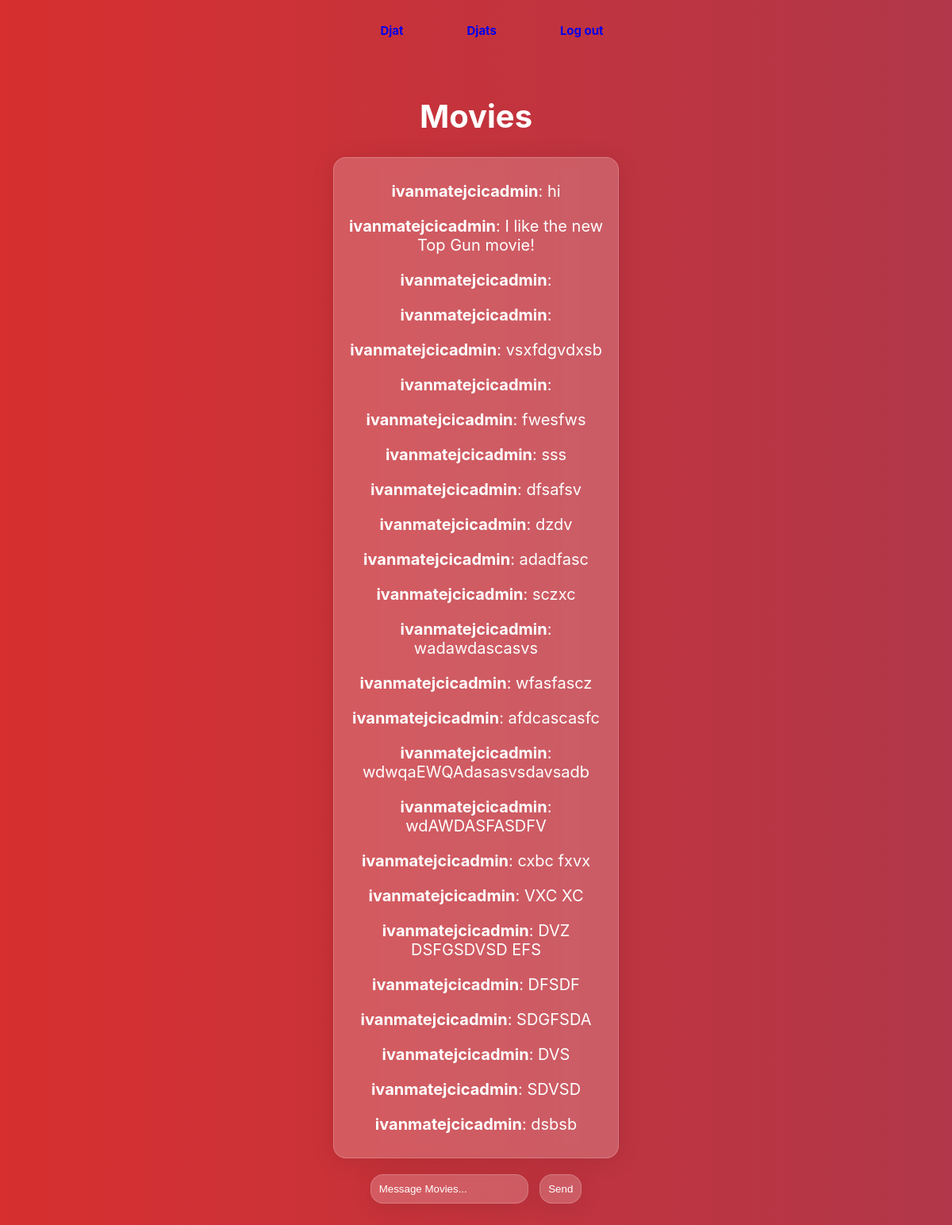
The page /rooms/movies/ (signed in) on the database its author committed.
### room/models.py (models this page shows)
class Room(models.Model):
    name = models.CharField(max_length=255)
    slug = models.SlugField(unique=True)

class Message(models.Model):
    room = models.ForeignKey(Room, related_name='messages', on_delete=models.CASCADE)
    user = models.ForeignKey(User, related_name='messages', on_delete=models.CASCADE)
    content = models.TextField()
    date_added = models.DateTimeField(auto_now_add=True)
    class Meta:
        ordering = ('date_added',)

### room/views.py (the view)
# urls.py: path('rooms/', include('room.urls')),
@login_required
def room(request, slug):
    room = Room.objects.get(slug=slug)
    messages = Message.objects.filter(room=room)[0:25]
    return render(request, 'room/room.html', {'room': room, 'messages': messages})

### room/templates/room/room.html (shortened to what this page needs)
{% extends 'chat/base.html' %}
{% block content %}
<div class = "frontpage3">
    <div>
        <h1>{{ room.name }}</h1>
    </div>
    <div>
        <div id="chat-messages">
            {% for m in messages %}
            <p><b>{{ m.user.username }}</b>: {{ m.content }}<br></p>
            {% endfor %}
        </div>
    </div>
    <div>
        <form method="post" action=".">
            <input type="text" name="content" placeholder="Message {{ room.name }}..." id="chat-message-input">
            <button id="chat-message-submit">Send</button>
        </form>
    </div>
</div>
{% endblock %}

### chat/templates/chat/base.html (shortened to what this page needs)
<!DOCTYPE html>
<html>
    <head>
    </head>
    <body>
        <ul>
            <li><a class = "title" href="/">Djat</a></li>
            {% if request.user.is_authenticated %}
                <li><a href="/rooms/">Djats</a></li>
                <li><a href="/logout/">Log out</a></li>
            {% else %}
                <li><a href="/login/">Log in</a></li>
                <li><a href="/signup/">Sign up</a></li>
            {% endif %}
        </ul>
        {% block content %}
        {% endblock %}
    </body>
</html>

### chat/templates/chat/base.html (style rules this page uses)
ul { list-style-type: none; display: flex; gap: 3rem; justify-content: center; position: -webkit-sticky; position: sticky; overflow: hidden; font-size: 15px; font-weight: bold; }
li a { text-align: center; display: block; padding: 14px 16px; text-decoration: none; }
.frontpage3 { text-align: center; width: 100%; margin-top: 5%; margin-bottom: 35%; }
h1 { font-size: 40px; color: white; }
p { font-size: 20px; color: white; }
body { font-family: Inter, -apple-system, BlinkMacSystemFont, "Segoe UI", Roboto, Oxygen, Ubuntu, Cantarell, "Fira Sans", "Droid Sans", "Helvetica Neue", sans-serif; background: linear-gradient(270deg, #3d4f98, #d72f2f); background-size: 400% 400%; width: 100%; top: 0; margin: 0 auto; -webkit-animation: AnimationName 30s ease infinite; -moz-animation: AnimationName 30s ease infinite; animation: AnimationName 30s ease infinite; }
input { background: rgba(255, 255, 255, 0.2); border-radius: 16px; box-shadow: 0 4px 30px rgba(0, 0, 0, 0.1); backdrop-filter: blur(6.2px); -webkit-backdrop-filter: blur(6.2px); border: 1px solid rgba(255, 255, 255, 0.2); padding: 10px; margin-top: 20px; margin-right: 10px; }
#chat-messages { background: rgba(255, 255, 255, 0.2); border-radius: 16px; box-shadow: 0 4px 30px rgba(0, 0, 0, 0.1); backdrop-filter: blur(6.2px); -webkit-backdrop-filter: blur(6.2px); border: 1px solid rgba(255, 255, 255, 0.2); padding: 10px; justify-content: center; margin-left: 35%; margin-right: 35%; }
::placeholder { color: white; }
button { background: rgba(255, 255, 255, 0.2); border-radius: 16px; box-shadow: 0 4px 30px rgba(0, 0, 0, 0.1); backdrop-filter: blur(6.2px); -webkit-backdrop-filter: blur(6.2px); border: 1px solid rgba(255, 255, 255, 0.2); padding: 10px; color: white; }

### rows shown on the page
Room: name "Movies", content "Message Movies..."
Message: user.username "ivanmatejcicadmin", content "hi"
Message: user.username "ivanmatejcicadmin", content "I like the new Top Gun movie!"
Message: user.username "ivanmatejcicadmin"
Message: user.username "ivanmatejcicadmin"
Message: user.username "ivanmatejcicadmin", content "vsxfdgvdxsb"
Message: user.username "ivanmatejcicadmin"
Message: user.username "ivanmatejcicadmin", content "fwesfws"
Message: user.username "ivanmatejcicadmin", content "sss"
Message: user.username "ivanmatejcicadmin", content "dfsafsv"
Message: user.username "ivanmatejcicadmin", content "dzdv"
Message: user.username "ivanmatejcicadmin", content "adadfasc"
Message: user.username "ivanmatejcicadmin", content "sczxc"
Message: user.username "ivanmatejcicadmin", content "wadawdascasvs"
Message: user.username "ivanmatejcicadmin", content "wfasfascz"
Message: user.username "ivanmatejcicadmin", content "afdcascasfc"
Message: user.username "ivanmatejcicadmin", content "wdwqaEWQAdasasvsdavsadb"
Message: user.username "ivanmatejcicadmin", content "wdAWDASFASDFV"
Message: user.username "ivanmatejcicadmin", content "cxbc fxvx"
Message: user.username "ivanmatejcicadmin", content "VXC XC"
Message: user.username "ivanmatejcicadmin", content "DVZ DSFGSDVSD EFS"
Message: user.username "ivanmatejcicadmin", content "DFSDF"
Message: user.username "ivanmatejcicadmin", content "SDGFSDA"
Message: user.username "ivanmatejcicadmin", content "DVS"
Message: user.username "ivanmatejcicadmin", content "SDVSD"
Message: user.username "ivanmatejcicadmin", content "dsbsb"
